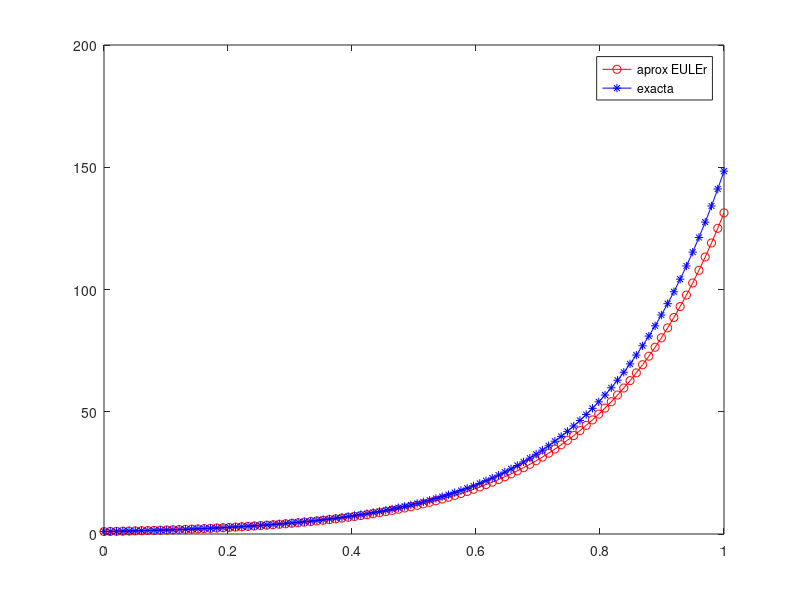

Write the MATLAB code that produced this figure.
function PbapxEuler

f = @(t,y)5*y;
% [tt,yy] = ode45 (f,[0,1], 1);
N = 100; y0=1;
tt=linspace(0,1,N);
h=tt(2) - tt(1);
yy = zeros(size(tt)); yy(1)=y0;

for n = 1:N-1
    yy(n+1)=yy(n)+h*f(tt(n),yy(n));
end
exacta = exp(5*tt);
close all

plot (tt,yy, 'ro-' ,tt,exacta, 'b*-')
legend ('aprox EULEr', 'exacta')
shg
